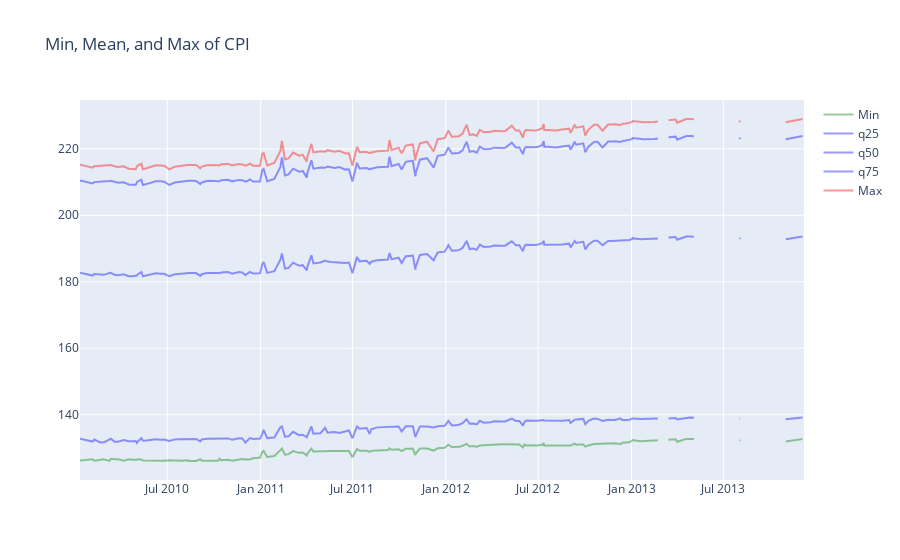

Notebook code cell kept with this figure:
### Code cell
plot_min_max_avg (features_agg2, 'CPI')

### Figure 1 — Plotly figure (JSON) as saved in the notebook; plotly's stock layout.template omitted (floating-point values rounded to 4 significant figures; data arrays with more than 128 entries replaced by an {"elided": "..."} marker saying what was removed)
{"data": [{"line": {"color": "green"}, "name": "Min", "opacity": 0.4, "type": "scatter", "x": {"elided": "182 str values"}, "y": {"elided": "182 float values"}}, {"line": {"color": "blue"}, "name": "q25", "opacity": 0.4, "type": "scatter", "x": {"elided": "182 str values"}, "y": {"elided": "182 float values"}}, {"line": {"color": "blue"}, "name": "q50", "opacity": 0.4, "type": "scatter", "x": {"elided": "182 str values"}, "y": {"elided": "182 float values"}}, {"line": {"color": "blue"}, "name": "q75", "opacity": 0.4, "type": "scatter", "x": {"elided": "182 str values"}, "y": {"elided": "182 float values"}}, {"line": {"color": "red"}, "name": "Max", "opacity": 0.4, "type": "scatter", "x": {"elided": "182 str values"}, "y": {"elided": "182 float values"}}], "layout": {"title": {"text": "Min, Mean, and Max of CPI"}}}
